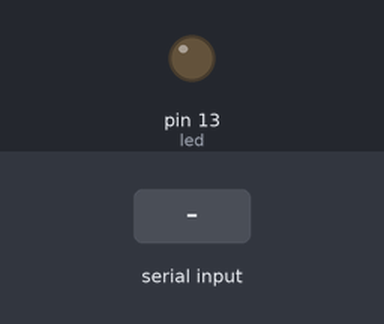
The sketch below on a simulated Arduino Uno, built with avr-gcc and run on an emulated ATmega328P. On the bench: output pins drawn as LEDs (lit = HIGH). The inputs (shaded band) are chosen by the test bench.

Above: at 1.2 s.
1.3 s: "H" received over the second serial link
At 2.2 s:
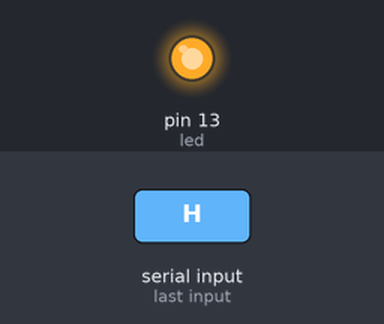
2.8 s: "L" received over the second serial link
At 3.4 s:
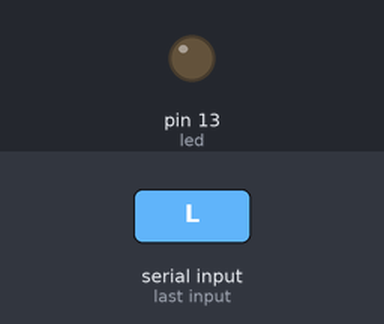
Timing chart, 0 to 5.8 s (numbered marks = the images above; inputs shaded):
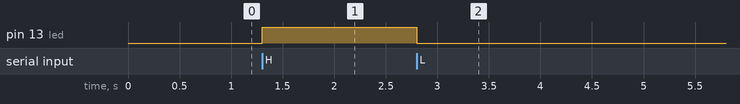

Measured:
- after the input at 1.3 s, pin 13 (led): LOW → HIGH at once
- after the input at 2.8 s, pin 13 (led): HIGH → LOW at once

The sketch:

teste_uart_arduino.ino
```cpp
#include <SoftwareSerial.h>

SoftwareSerial comando( A0 , -1 ); //A0 Rx, -1 para nao usar nenhuma porta
int led=13;

void setup() {
  pinMode(led, OUTPUT);
  comando.begin(9600); //taxa de frequencia

}

void loop() {
  if(comando.available()){
    char c = comando.read(); // c recebe o que for lido da uart
    if (c == 'H'){
      digitalWrite(led, HIGH); // se receber H acende o led
    }
    else if (c=='L'){
      digitalWrite(led, LOW); // se teceber L apaga o led
    }
  }

}
```
